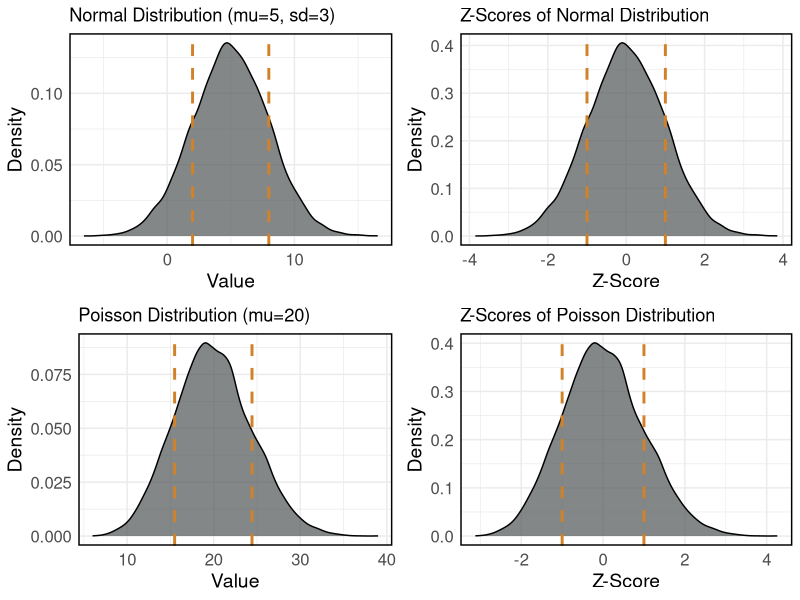
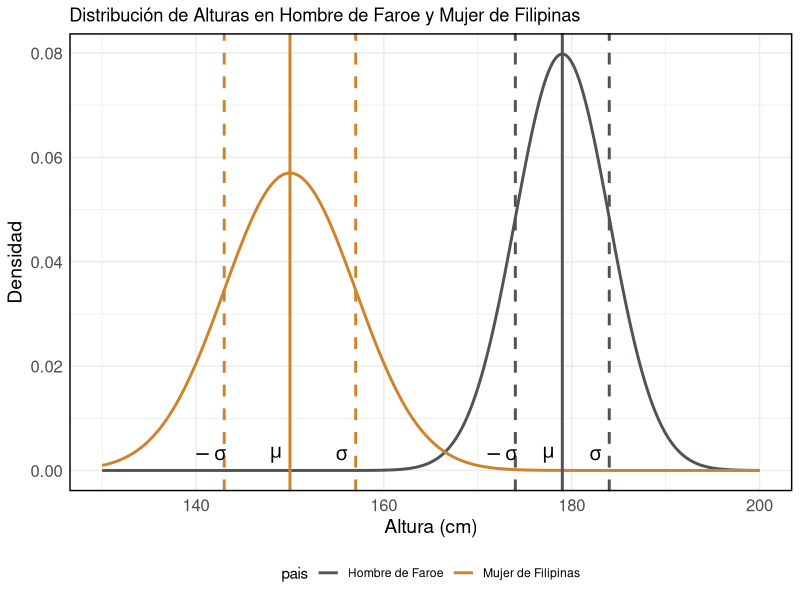

Generate these figures, in order, with R: (Note: this script raises an error after producing the figures.)
## ---- chunk 1

# Required Libraries
library(tidyverse)
library(gridExtra)

# Number of simulations
simulations <- 10000

# Create a 2x2 grid for the plots
grid <- grid.arrange

# Simulate normal distribution with mean=5 and sd=3
set.seed(123)
normal_dist <- rnorm(simulations, mean=5, sd=3)
normal_df <- tibble(value = normal_dist)
mean_norm <- mean(normal_dist)
std_norm <- sd(normal_dist)

# Normal Distribution Plot
normal_plot <- ggplot(normal_df, aes(x = value)) +
  geom_density(aes(y = ..density..), fill = "#4E5354", alpha = 0.7) +
  geom_vline(xintercept = c(mean_norm - std_norm, mean_norm + std_norm), color = "#D18229", linetype="dashed", size = 1) +
  labs(y = "Density", x = "Value", title = "Normal Distribution (mu=5, sd=3)") +
  theme_minimal() +
  theme(
    axis.text.y = element_text(size = 12),
    axis.text.x = element_text(size = 12),
    axis.title.y = element_text(size = 14),
    axis.title.x = element_text(size = 14),
    panel.border = element_rect(color = "black", fill = NA, linewidth = 1)
  )

# Z-score for Normal Distribution
z_normal_dist <- scale(normal_dist)
z_normal_df <- tibble(value = as.vector(z_normal_dist))

# Z-score Normal Distribution Plot
z_normal_plot <- ggplot(z_normal_df, aes(x = value)) +
  geom_density(aes(y = ..density..), fill = "#4E5354", alpha = 0.7) +
  geom_vline(xintercept = c(-1, 1), color = "#D18229", linetype="dashed", size = 1) +
  labs(y = "Density", x = "Z-Score", title = "Z-Scores of Normal Distribution") +
  theme_minimal() +
  theme(
    axis.text.y = element_text(size = 12),
    axis.text.x = element_text(size = 12),
    axis.title.y = element_text(size = 14),
    axis.title.x = element_text(size = 14),
    panel.border = element_rect(color = "black", fill = NA, linewidth = 1)
  )

# Simulate Poisson distribution with lambda=20
poisson_dist <- rpois(simulations, lambda = 20)
poisson_df <- tibble(value = poisson_dist)
mean_poisson <- mean(poisson_dist)
std_poisson <- sd(poisson_dist)

# Poisson Distribution Plot
poisson_plot <- ggplot(poisson_df, aes(x = value)) +
  geom_density(aes(y = ..density..), fill = "#4E5354", alpha = 0.7) +
  geom_vline(xintercept = c(mean_poisson - std_poisson, mean_poisson + std_poisson), color = "#D18229", linetype="dashed", size = 1) +
  labs(y = "Density", x = "Value", title = "Poisson Distribution (mu=20)") +
  theme_minimal() +
  theme(
    axis.text.y = element_text(size = 12),
    axis.text.x = element_text(size = 12),
    axis.title.y = element_text(size = 14),
    axis.title.x = element_text(size = 14),
    panel.border = element_rect(color = "black", fill = NA, linewidth = 1)
  )

# Z-score for Poisson Distribution
z_poisson_dist <- scale(poisson_dist)
z_poisson_df <- tibble(value = as.vector(z_poisson_dist))

# Z-score Poisson Distribution Plot
z_poisson_plot <- ggplot(z_poisson_df, aes(x = value)) +
  geom_density(aes(y = ..density..), fill = "#4E5354", alpha = 0.7) +
  geom_vline(xintercept = c(-1, 1), color = "#D18229", linetype="dashed", size = 1) +
  labs(y = "Density", x = "Z-Score", title = "Z-Scores of Poisson Distribution") +
  
  theme_minimal() +
  theme(
    axis.text.y = element_text(size = 12),
    axis.text.x = element_text(size = 12),
    axis.title.y = element_text(size = 14),
    axis.title.x = element_text(size = 14),
    panel.border = element_rect(color = "black", fill = NA, linewidth = 1)
  )

# Arrange the plots in a 2x2 grid
grid(normal_plot, z_normal_plot, poisson_plot, z_poisson_plot, ncol = 2)
## ---- chunk 2
# Librerías requeridas
library(tidyverse)

# Parámetros para las distribuciones normales de Faroe y Filipinas
mu_faroe <- 179
sigma_faroe <- 5
mu_filip <- 150
sigma_filip <- 7

# Creamos una secuencia de valores para el eje x
x_vals <- seq(130, 200, by = 0.1)

# Calculamos las densidades para cada grupo
y_vals_faroe <- dnorm(x_vals, mean=mu_faroe, sd=sigma_faroe)
y_vals_filip <- dnorm(x_vals, mean=mu_filip, sd=sigma_filip)

# Combinamos en un único dataframe
df <- tibble(valor = c(x_vals, x_vals),
             densidad = c(y_vals_faroe, y_vals_filip),
             pais = c(rep("Hombre de Faroe", length(x_vals)), rep("Mujer de Filipinas", length(x_vals))))

# Creamos la gráfica
grafica <- ggplot(df, aes(x = valor, y = densidad, color = pais)) +
  geom_line(size = 1) +

  scale_color_manual(values = c("Hombre de Faroe" = "#4E5354", "Mujer de Filipinas" = "#D18229")) +

  geom_vline(aes(xintercept = mu_faroe), linetype="solid", size = 1, color="#4E5354") +
  geom_vline(aes(xintercept = mu_faroe - sigma_faroe), linetype="dashed", size = 1, color="#4E5354") +
  geom_vline(aes(xintercept = mu_faroe + sigma_faroe), linetype="dashed", size = 1, color="#4E5354") +

  geom_vline(aes(xintercept = mu_filip), linetype="solid", size = 1, color="#D18229") +
  geom_vline(aes(xintercept = mu_filip - sigma_filip), linetype="dashed", size = 1, color="#D18229") +
  geom_vline(aes(xintercept = mu_filip + sigma_filip), linetype="dashed", size = 1, color="#D18229") +

  annotate("text", x = mu_faroe -1.5 , y = 0.003, label = expression(mu), size = 5) +
  annotate("text", x = mu_faroe -1.5  - sigma_faroe, y = 0.003, label = expression(-sigma), size = 5) +
  annotate("text", x = mu_faroe -1.5  + sigma_faroe, y = 0.003, label = expression(sigma), size = 5) +

  annotate("text", x = mu_filip - 1.5, y = 0.003, label = expression(mu), size = 5) +
  annotate("text", x = mu_filip - 1.5 - sigma_filip, y = 0.003, label = expression(-sigma), size = 5) +
  annotate("text", x = mu_filip - 1.5 + sigma_filip, y = 0.003, label = expression(sigma), size = 5) +

  labs(y = "Densidad", x = "Altura (cm)", title = "Distribución de Alturas en Hombre de Faroe y Mujer de Filipinas") +

  theme_minimal() +
  theme(
    axis.text.y = element_text(size = 12),
    axis.text.x = element_text(size = 12),
    axis.title.y = element_text(size = 14),
    axis.title.x = element_text(size = 14),
    panel.border = element_rect(color = "black", fill = NA, linewidth = 1),
    legend.position = "bottom"
  )

print(grafica)
## ---- chunk 3

mu_faroe=179; sigma_faroe=5
mu_filip=150; sigma_filip=7

hombres_faroe <- rnorm(n=53000, mean = mu_faroe, sd=sigma_faroe)
mujeres_filip <- rnorm(n=113000000, mean = mu_filip, sd=sigma_filip)

hombres_faroe_z <- (hombres_faroe - mu_faroe)/sigma_faroe
mujeres_filip_z <- (mujeres_filip - mu_filip)/sigma_filip

datos_faroe <- tibble(altura = hombres_faroe, z=hombres_faroe_z)
datos_filip <- tibble(altura = mujeres_filip, z=mujeres_filip_z)

## ---- chunk 4
head(datos_faroe)
## ---- chunk 5
head(datos_filip)
## ---- chunk 6
library(knitr)
# Calculate mean heights
mean_faroe <- mean(datos_faroe$altura)
mean_filip <- mean(datos_filip$altura)

# Create a data frame for the table
tabla <- tibble(
  País = c("Islas Faroe", "Filipinas"),
  Género = c("H", "M"),
  Población = c("~53,000", "~113 millones"),
  `Altura Promedio (cms)` = c(round(mean_faroe, 2), round(mean_filip, 2))
)

# Render the table using kable
knitr::kable(tabla, align = c('c', 'c', 'c', 'c'), col.names = c("País", "Género", "Población", "Altura Promedio (cms)"))
